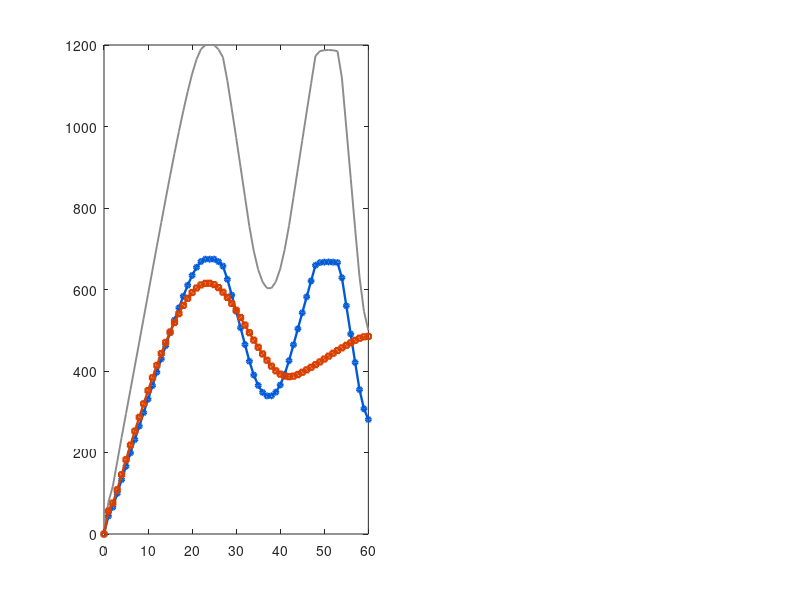

This figure's MATLAB source: (Note: this script raises an error after producing the figure.)
% Itai's re-optimized Nt60 (FWHM 20 um) vs the device we built by scaling his old one.
% Study: runners/sweeps/itai_hh_nt60w20.py | local, no simulation | 2026-08-26
% Both profiles pushed through HIS OWN chain (dw_correction_LUT 3D + advanced
% index correction, target_lambda 1600 nm, avg_wg 1.0 um, round_gds 0.1 nm).
% The chain is gated: on his OLD .npy it reproduces the stored
% itai_hh_apod.APOD_*_NM tables to 0.10 nm in dw.
clear; close all;

d = 0:60;                                   % transition period, 0 = cavity
dw_his_old  = [0.0, 77.9, 117.1, 177.0, 237.3, 295.7, 353.8, 412.2 ...
     470.9, 529.7, 588.6, 647.7, 706.4, 764.5, 822.2, 878.9 ...
     934.3, 987.6, 1038.4, 1086.0, 1129.0, 1164.8, 1189.7, 1200.0 ...
     1200.0, 1200.0, 1189.1, 1169.8, 1112.1, 1043.5, 972.6, 900.3 ...
     827.4, 754.4, 694.1, 648.7, 618.4, 603.2, 603.4, 619.2 ...
     650.7, 697.5, 757.0, 826.1, 896.0, 965.9, 1035.6, 1104.9 ...
     1173.4, 1185.0, 1187.1, 1187.8, 1187.0, 1185.0, 1119.1, 996.4 ...
     873.0, 749.0, 630.2, 546.6, 500.0];
dw_ours     = [0.0, 43.8, 65.8, 99.5, 133.3, 166.2, 198.9, 231.7 ...
     264.6, 297.7, 330.8, 364.0, 397.0, 429.7, 462.1, 493.9 ...
     525.0, 555.0, 583.6, 610.4, 634.5, 654.6, 668.6, 674.4 ...
     674.4, 674.4, 668.3, 657.4, 625.0, 586.4, 546.6, 506.0 ...
     465.0, 424.0, 390.1, 364.6, 347.5, 339.0, 339.1, 348.0 ...
     365.7, 392.0, 425.4, 464.3, 503.5, 542.8, 582.0, 620.9 ...
     659.5, 666.0, 667.2, 667.5, 667.1, 666.0, 628.9, 560.0 ...
     490.6, 421.0, 354.2, 307.2, 281.0];             % his old x 0.562 -- our 20 um device
dw_his_new  = [0.0, 56.2, 75.9, 108.5, 145.5, 182.4, 218.0, 252.5 ...
     286.3, 319.5, 351.9, 383.4, 413.8, 442.8, 470.2, 495.7 ...
     519.1, 540.8, 561.0, 578.4, 592.7, 603.7, 611.2, 615.1 ...
     615.3, 611.9, 604.6, 593.4, 580.6, 565.8, 549.2, 531.3 ...
     512.7, 494.0, 475.7, 458.3, 441.9, 426.4, 412.0, 400.5 ...
     392.3, 387.6, 386.1, 387.4, 391.2, 396.9, 402.9, 409.1 ...
     415.5, 422.3, 429.4, 436.5, 443.6, 450.4, 456.8, 463.1 ...
     469.2, 475.3, 480.5, 483.8, 484.9];

w_ours_nar  = [983.0, 961.0, 950.0, 934.6, 919.2, 905.5, 891.8, 877.9 ...
     863.7, 849.7, 838.0, 826.0, 814.0, 801.9, 791.0, 780.0 ...
     769.1, 758.7, 749.6, 741.6, 734.3, 728.3, 724.4, 722.8 ...
     722.8, 722.8, 724.5, 727.5, 737.2, 748.7, 761.4, 775.8 ...
     790.0, 804.0, 816.5, 825.8, 832.0, 835.0, 835.0, 831.8 ...
     825.4, 815.8, 803.4, 790.2, 776.7, 762.8, 750.0, 738.4 ...
     727.0, 725.2, 724.8, 724.7, 724.8, 725.2, 736.0, 757.1 ...
     781.2, 805.1, 829.6, 846.3, 856.6];
w_ours_wid  = [983.0, 1004.9, 1015.9, 1034.3, 1053.2, 1072.9, 1092.7, 1112.7 ...
     1133.1, 1154.2, 1178.1, 1202.5, 1227.1, 1252.0, 1278.3, 1304.8 ...
     1331.1, 1357.4, 1383.7, 1409.8, 1433.7, 1454.0, 1468.8, 1474.9 ...
     1474.9, 1474.9, 1468.4, 1456.9, 1424.2, 1386.5, 1349.7, 1314.9 ...
     1280.7, 1247.5, 1221.9, 1202.9, 1190.3, 1184.1, 1184.2, 1190.6 ...
     1203.7, 1223.3, 1248.6, 1280.2, 1312.9, 1346.5, 1382.2, 1420.2 ...
     1459.1, 1465.9, 1467.2, 1467.6, 1467.2, 1465.9, 1428.1, 1361.9 ...
     1302.0, 1245.2, 1195.2, 1161.0, 1143.4];
w_new_nar   = [951.4, 923.9, 914.6, 899.5, 882.8, 866.7, 851.7, 837.5 ...
     824.0, 811.2, 799.0, 787.6, 776.8, 766.9, 757.7, 749.4 ...
     742.0, 735.2, 729.1, 723.9, 719.7, 716.5, 714.4, 713.3 ...
     713.2, 714.2, 716.3, 719.5, 723.3, 727.7, 732.7, 738.2 ...
     744.0, 750.0, 755.9, 761.6, 767.2, 772.5, 777.5, 781.5 ...
     784.4, 786.1, 786.6, 786.1, 784.8, 782.8, 780.6, 778.5 ...
     776.2, 773.9, 771.4, 769.0, 766.6, 764.3, 762.2, 760.1 ...
     758.0, 756.0, 754.4, 753.3, 752.9];
w_new_wid   = [951.4, 980.1, 990.5, 1008.0, 1028.6, 1049.6, 1070.5, 1091.3 ...
     1112.3, 1133.4, 1154.5, 1175.6, 1196.4, 1216.7, 1236.4, 1255.0 ...
     1272.5, 1288.9, 1304.5, 1318.1, 1329.4, 1338.1, 1344.1, 1347.3 ...
     1347.5, 1344.7, 1338.8, 1329.9, 1319.8, 1308.2, 1295.4, 1281.7 ...
     1267.7, 1253.8, 1240.4, 1227.8, 1216.1, 1205.2, 1195.2, 1187.3 ...
     1181.6, 1178.4, 1177.4, 1178.3, 1180.9, 1184.8, 1188.9, 1193.2 ...
     1197.6, 1202.4, 1207.3, 1212.3, 1217.3, 1222.1, 1226.7, 1231.2 ...
     1235.7, 1240.1, 1243.8, 1246.3, 1247.1];

BL = [0 0.35 0.85]; RD = [0.85 0.25 0]; GY = [0.55 0.55 0.55];
fig = figure('Position', [80 80 1180 520], 'Color', 'w');

subplot(1,2,1);
plot(d, dw_his_old, '-', 'Color', GY, 'LineWidth', 1.4); hold on;
plot(d, dw_ours,    '-o', 'Color', BL, 'LineWidth', 1.7, 'MarkerSize', 3.5);
plot(d, dw_his_new, '-s', 'Color', RD, 'LineWidth', 1.7, 'MarkerSize', 3.5);
yline(500,   ':', 'Color', GY, 'LineWidth', 1.1);
yline(281,   ':', 'Color', BL, 'LineWidth', 1.1);
yline(484.9, ':', 'Color', RD, 'LineWidth', 1.1);
grid on; xlim([0 60]); xlabel('period from cavity'); ylabel('\Deltaw (nm)');
legend({'his old (target 15.1 \mum)', ...
        'ours = his old x0.562 (20 \mum)', ...
        'his new (target 20 \mum)', 'bulk levels'}, 'Location', 'northeast');
title({'Corrugation profile, 60 transition periods', ...
       'bulk 500 / 281 / 485 nm,  peak 1200 / 674 / 615 nm'});

subplot(1,2,2);
plot(d, w_ours_wid, '-o', 'Color', BL, 'LineWidth', 1.7, 'MarkerSize', 3.5); hold on;
plot(d, w_ours_nar, '--o', 'Color', BL, 'LineWidth', 1.2, 'MarkerSize', 3.5);
plot(d, w_new_wid,  '-s', 'Color', RD, 'LineWidth', 1.7, 'MarkerSize', 3.5);
plot(d, w_new_nar,  '--s', 'Color', RD, 'LineWidth', 1.2, 'MarkerSize', 3.5);
yline(1000, ':', 'Color', GY, 'LineWidth', 1.1);
grid on; xlim([0 60]); xlabel('period from cavity'); ylabel('drawn width (nm)');
legend({'ours wide', 'ours narrow', 'his new wide', 'his new narrow', ...
        'avg 1.0 \mum'}, 'Location', 'east');
title({'As-drawn teeth, avg width 1.0 \mum', ...
       'widest tooth 1429.5 nm (ours) vs 1347.5 nm (his new)'});

out = fullfile(fileparts(mfilename('fullpath')), '..', 'results_from_igum', ...
               'itai_hh_nt60w20_profiles');
savefig(fig, [out '.fig']);
exportgraphics(fig, [out '.png'], 'Resolution', 200);
